Frame 1 (no input): blank canvas, image omitted
Frame 60 (no input): blank canvas, image omitted
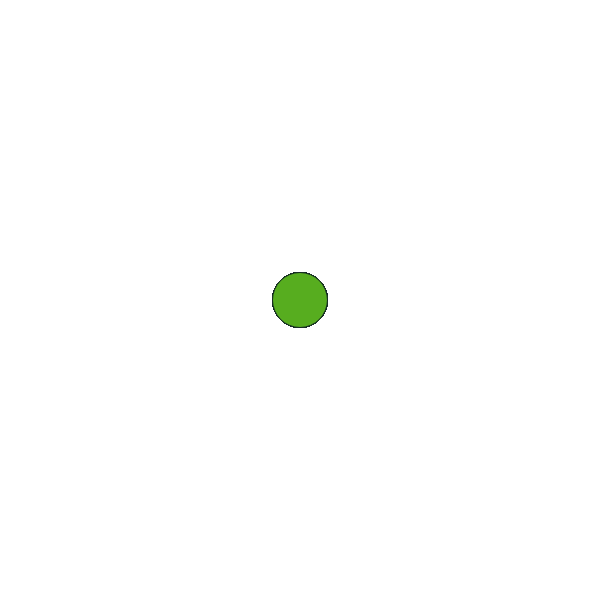
Frame 120 (the mouse pressed at the canvas centre since frame 60)

The p5.js sketch whose frames 1 and 60 were blank and that drew this single picture after the mouse press (run headless with seeded random() and noise() and a simulated clock; from frame 60 on, the mouse is pressed at the canvas centre):

// p5.js sketch
// ── sketch.js
function setup() {
    createCanvas(600, 600);
    background("white");
  }
  
  function draw() {
    stroke("rgb(21,41,38)");
    fill("rgb(87,173,31)");
  if(mouseIsPressed){
      ellipse(mouseX, mouseY, 55, 55);
    }
  }
  
  
